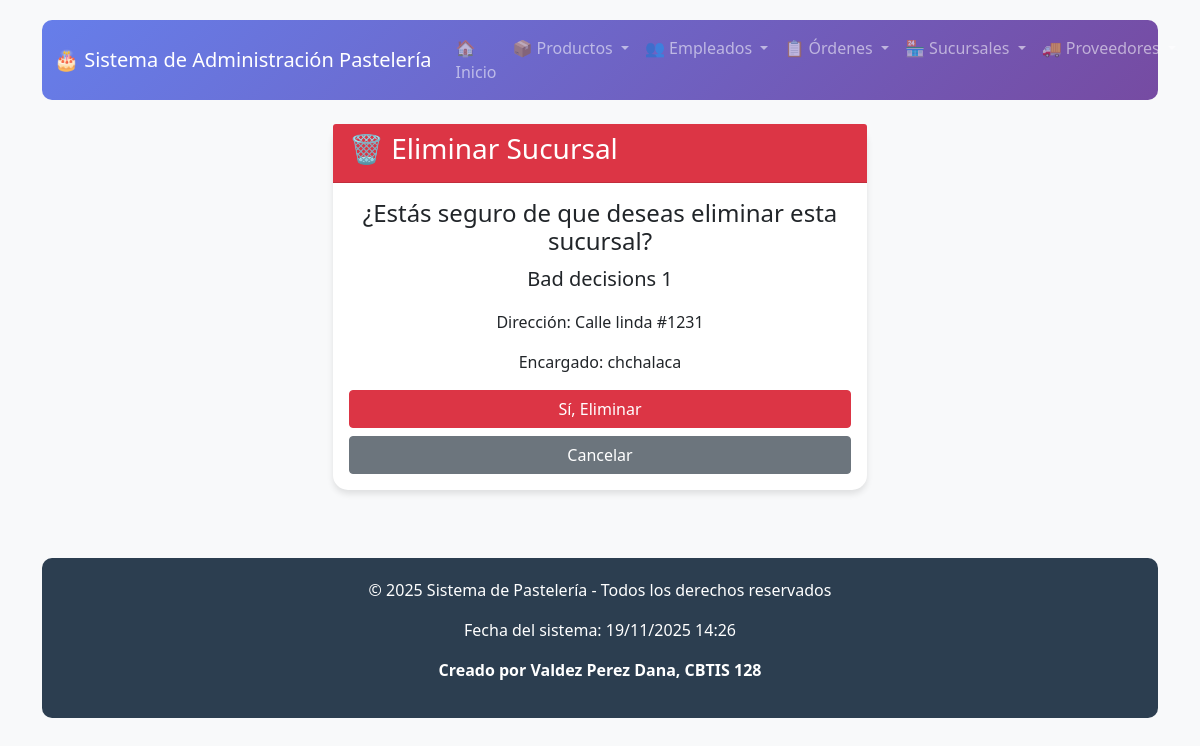
/sucursales/borrar/1/, run on the app's committed database.
### app_pasteleria/models.py (models this page shows, shortened)
class Sucursal(models.Model):
    id_sucursal = models.AutoField(primary_key=True)
    nombre = models.CharField(max_length=100)
    direccion = models.TextField()
    telefono = models.CharField(max_length=20, blank=True, null=True)
    horario = models.CharField(max_length=100, blank=True, null=True)
    encargado = models.ForeignKey(
        Empleado,
        on_delete=models.SET_NULL,
        null=True,
        blank=True,
        related_name="sucursales_encargadas"
    )

class Empleado(models.Model):
    id_empleado = models.AutoField(primary_key=True)
    nombre = models.CharField(max_length=100)
    telefono = models.CharField(max_length=20, blank=True, null=True)
    puesto = models.CharField(max_length=50)
    email = models.EmailField(unique=True)
    salario = models.DecimalField(max_digits=10, decimal_places=2)
    activo = models.BooleanField(default=True)
    def __str__(self):
        return self.nombre

### app_pasteleria/views.py (the view)
# urls.py: path('sucursales/borrar/<int:id>/', views.borrar_sucursal, name='borrar_sucursal'),
def borrar_sucursal(request, id):
    sucursal = get_object_or_404(Sucursal, id_sucursal=id)
    if request.method == 'POST':
        sucursal.delete()
        return redirect('inicio_sucursales')
    return render(request, 'sucursales/borrar_sucursal.html', {'sucursal': sucursal})

### app_pasteleria/templates/sucursales/borrar_sucursal.html (shortened to what this page needs)
{% extends 'base.html' %}
{% block content %}
<div class="container mt-4">
    <div class="row">
        <div class="col-md-6 mx-auto">
            <div class="card">
                <div class="card-header bg-danger text-white">
                    <h3>🗑️ Eliminar Sucursal</h3>
                </div>
                <div class="card-body text-center">
                    <h4>¿Estás seguro de que deseas eliminar esta sucursal?</h4>
                    <p class="lead"><strong>{{ sucursal.nombre }}</strong></p>
                    <p>Dirección: {{ sucursal.direccion }}</p>
                    <p>Encargado: {{ sucursal.encargado }}</p>
                    <form method="POST">
                        <div class="d-grid gap-2">
                            <button type="submit" class="btn btn-danger">Sí, Eliminar</button>
                            <a href="{% url 'inicio_sucursales' %}" class="btn btn-secondary">Cancelar</a>
                        </div>
                    </form>
                </div>
            </div>
        </div>
    </div>
</div>
{% endblock %}

### app_pasteleria/templates/base.html (style rules this page uses)
body { background-color: #f8f9fa; font-family: 'Segoe UI', Tahoma, Geneva, Verdana, sans-serif; padding-top: 20px; min-height: 100vh; display: flex; flex-direction: column; }
.card { border: none; border-radius: 15px; box-shadow: 0 4px 6px rgba(0,0,0,0.1); margin-bottom: 20px; }

### data on the page
Sucursal: nombre "Bad decisions 1", direccion "Calle linda #1231", encargado "chchalaca"
